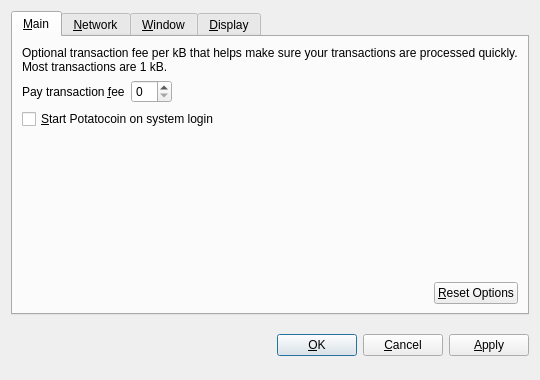
<?xml version="1.0" encoding="UTF-8"?>
<ui version="4.0">
 <class>OptionsDialog</class>
 <widget class="QDialog" name="OptionsDialog">
  <property name="geometry">
   <rect>
    <x>0</x>
    <y>0</y>
    <width>540</width>
    <height>380</height>
   </rect>
  </property>
  <property name="windowTitle">
   <string>Options</string>
  </property>
  <property name="modal">
   <bool>true</bool>
  </property>
  <layout class="QVBoxLayout" name="verticalLayout">
   <item>
    <widget class="QTabWidget" name="tabWidget">
     <property name="tabPosition">
      <enum>QTabWidget::North</enum>
     </property>
     <property name="currentIndex">
      <number>0</number>
     </property>
     <widget class="QWidget" name="tabMain">
      <attribute name="title">
       <string>&amp;Main</string>
      </attribute>
      <layout class="QVBoxLayout" name="verticalLayout_Main">
       <item>
        <widget class="QLabel" name="transactionFeeInfoLabel">
         <property name="text">
          <string>Optional transaction fee per kB that helps make sure your transactions are processed quickly. Most transactions are 1 kB.</string>
         </property>
         <property name="textFormat">
          <enum>Qt::PlainText</enum>
         </property>
         <property name="wordWrap">
          <bool>true</bool>
         </property>
        </widget>
       </item>
       <item>
        <layout class="QHBoxLayout" name="horizontalLayout_1_Main">
         <item>
          <widget class="QLabel" name="transactionFeeLabel">
           <property name="text">
            <string>Pay transaction &amp;fee</string>
           </property>
           <property name="textFormat">
            <enum>Qt::PlainText</enum>
           </property>
           <property name="buddy">
            <cstring>transactionFee</cstring>
           </property>
          </widget>
         </item>
         <item>
          <widget class="BitcoinAmountField" name="transactionFee"/>
         </item>
         <item>
          <spacer name="horizontalSpacer_1_Main">
           <property name="orientation">
            <enum>Qt::Horizontal</enum>
           </property>
           <property name="sizeHint" stdset="0">
            <size>
             <width>40</width>
             <height>20</height>
            </size>
           </property>
          </spacer>
         </item>
        </layout>
       </item>
       <item>
        <widget class="QCheckBox" name="bitcoinAtStartup">
         <property name="toolTip">
          <string>Automatically start Potatocoin after logging in to the system.</string>
         </property>
         <property name="text">
          <string>&amp;Start Potatocoin on system login</string>
         </property>
        </widget>
       </item>
       <item>
        <spacer name="verticalSpacer_Main">
         <property name="orientation">
          <enum>Qt::Vertical</enum>
         </property>
         <property name="sizeHint" stdset="0">
          <size>
           <width>20</width>
           <height>40</height>
          </size>
         </property>
        </spacer>
       </item>
       <item>
        <layout class="QHBoxLayout" name="horizontalLayout_2_Main">
         <item>
          <spacer name="horizontalSpacer_2_Main">
           <property name="orientation">
            <enum>Qt::Horizontal</enum>
           </property>
           <property name="sizeHint" stdset="0">
            <size>
             <width>40</width>
             <height>20</height>
            </size>
           </property>
          </spacer>
         </item>
         <item>
          <widget class="QPushButton" name="resetButton">
           <property name="toolTip">
            <string>Reset all client options to default.</string>
           </property>
           <property name="text">
            <string>&amp;Reset Options</string>
           </property>
           <property name="autoDefault">
            <bool>false</bool>
           </property>
          </widget>
         </item>
        </layout>
       </item>
      </layout>
     </widget>
     <widget class="QWidget" name="tabNetwork">
      <attribute name="title">
       <string>&amp;Network</string>
      </attribute>
      <layout class="QVBoxLayout" name="verticalLayout_Network">
       <item>
        <widget class="QCheckBox" name="mapPortUpnp">
         <property name="toolTip">
          <string>Automatically open the Potatocoin client port on the router. This only works when your router supports UPnP and it is enabled.</string>
         </property>
         <property name="text">
          <string>Map port using &amp;UPnP</string>
         </property>
        </widget>
       </item>
       <item>
        <widget class="QCheckBox" name="connectSocks">
         <property name="toolTip">
          <string>Connect to the Potatocoin network through a SOCKS proxy (e.g. when connecting through Tor).</string>
         </property>
         <property name="text">
          <string>&amp;Connect through SOCKS proxy:</string>
         </property>
        </widget>
       </item>
       <item>
        <layout class="QHBoxLayout" name="horizontalLayout_Network">
         <item>
          <widget class="QLabel" name="proxyIpLabel">
           <property name="text">
            <string>Proxy &amp;IP:</string>
           </property>
           <property name="textFormat">
            <enum>Qt::PlainText</enum>
           </property>
           <property name="buddy">
            <cstring>proxyIp</cstring>
           </property>
          </widget>
         </item>
         <item>
          <widget class="QValidatedLineEdit" name="proxyIp">
           <property name="maximumSize">
            <size>
             <width>140</width>
             <height>16777215</height>
            </size>
           </property>
           <property name="toolTip">
            <string>IP address of the proxy (e.g. 127.0.0.1)</string>
           </property>
          </widget>
         </item>
         <item>
          <widget class="QLabel" name="proxyPortLabel">
           <property name="text">
            <string>&amp;Port:</string>
           </property>
           <property name="textFormat">
            <enum>Qt::PlainText</enum>
           </property>
           <property name="buddy">
            <cstring>proxyPort</cstring>
           </property>
          </widget>
         </item>
         <item>
          <widget class="QLineEdit" name="proxyPort">
           <property name="maximumSize">
            <size>
             <width>55</width>
             <height>16777215</height>
            </size>
           </property>
           <property name="toolTip">
            <string>Port of the proxy (e.g. 9050)</string>
           </property>
          </widget>
         </item>
         <item>
          <widget class="QLabel" name="socksVersionLabel">
           <property name="text">
            <string>SOCKS &amp;Version:</string>
           </property>
           <property name="textFormat">
            <enum>Qt::PlainText</enum>
           </property>
           <property name="buddy">
            <cstring>socksVersion</cstring>
           </property>
          </widget>
         </item>
         <item>
          <widget class="QValueComboBox" name="socksVersion">
           <property name="toolTip">
            <string>SOCKS version of the proxy (e.g. 5)</string>
           </property>
          </widget>
         </item>
         <item>
          <spacer name="horizontalSpacer_Network">
           <property name="orientation">
            <enum>Qt::Horizontal</enum>
           </property>
           <property name="sizeHint" stdset="0">
            <size>
             <width>40</width>
             <height>20</height>
            </size>
           </property>
          </spacer>
         </item>
        </layout>
       </item>
       <item>
        <spacer name="verticalSpacer_Network">
         <property name="orientation">
          <enum>Qt::Vertical</enum>
         </property>
         <property name="sizeHint" stdset="0">
          <size>
           <width>20</width>
           <height>40</height>
          </size>
         </property>
        </spacer>
       </item>
      </layout>
     </widget>
     <widget class="QWidget" name="tabWindow">
      <attribute name="title">
       <string>&amp;Window</string>
      </attribute>
      <layout class="QVBoxLayout" name="verticalLayout_Window">
       <item>
        <widget class="QCheckBox" name="minimizeToTray">
         <property name="toolTip">
          <string>Show only a tray icon after minimizing the window.</string>
         </property>
         <property name="text">
          <string>&amp;Minimize to the tray instead of the taskbar</string>
         </property>
        </widget>
       </item>
       <item>
        <widget class="QCheckBox" name="minimizeOnClose">
         <property name="toolTip">
          <string>Minimize instead of exit the application when the window is closed. When this option is enabled, the application will be closed only after selecting Quit in the menu.</string>
         </property>
         <property name="text">
          <string>M&amp;inimize on close</string>
         </property>
        </widget>
       </item>
       <item>
        <spacer name="verticalSpacer_Window">
         <property name="orientation">
          <enum>Qt::Vertical</enum>
         </property>
         <property name="sizeHint" stdset="0">
          <size>
           <width>20</width>
           <height>40</height>
          </size>
         </property>
        </spacer>
       </item>
      </layout>
     </widget>
     <widget class="QWidget" name="tabDisplay">
      <attribute name="title">
       <string>&amp;Display</string>
      </attribute>
      <layout class="QVBoxLayout" name="verticalLayout_Display">
       <item>
        <layout class="QHBoxLayout" name="horizontalLayout_1_Display">
         <item>
          <widget class="QLabel" name="langLabel">
           <property name="text">
            <string>User Interface &amp;language:</string>
           </property>
           <property name="textFormat">
            <enum>Qt::PlainText</enum>
           </property>
           <property name="buddy">
            <cstring>lang</cstring>
           </property>
          </widget>
         </item>
         <item>
          <widget class="QValueComboBox" name="lang">
           <property name="toolTip">
            <string>The user interface language can be set here. This setting will take effect after restarting Potatocoin.</string>
           </property>
          </widget>
         </item>
        </layout>
       </item>
       <item>
        <layout class="QHBoxLayout" name="horizontalLayout_2_Display">
         <item>
          <widget class="QLabel" name="unitLabel">
           <property name="text">
            <string>&amp;Unit to show amounts in:</string>
           </property>
           <property name="textFormat">
            <enum>Qt::PlainText</enum>
           </property>
           <property name="buddy">
            <cstring>unit</cstring>
           </property>
          </widget>
         </item>
         <item>
          <widget class="QValueComboBox" name="unit">
           <property name="toolTip">
            <string>Choose the default subdivision unit to show in the interface and when sending coins.</string>
           </property>
          </widget>
         </item>
        </layout>
       </item>
       <item>
        <widget class="QCheckBox" name="displayAddresses">
         <property name="toolTip">
          <string>Whether to show Potatocoin addresses in the transaction list or not.</string>
         </property>
         <property name="text">
          <string>&amp;Display addresses in transaction list</string>
         </property>
        </widget>
       </item>
       <item>
        <widget class="QCheckBox" name="coinControlFeatures">
         <property name="toolTip">
          <string>Whether to show coin control features or not.</string>
         </property>
         <property name="text">
          <string>Display coin &amp;control features (experts only!)</string>
         </property>
        </widget>
       </item>
       <item>
        <spacer name="verticalSpacer_Display">
         <property name="orientation">
          <enum>Qt::Vertical</enum>
         </property>
         <property name="sizeHint" stdset="0">
          <size>
           <width>20</width>
           <height>40</height>
          </size>
         </property>
        </spacer>
       </item>
      </layout>
     </widget>
    </widget>
   </item>
   <item>
    <layout class="QHBoxLayout" name="horizontalLayout_Buttons">
     <item>
      <spacer name="horizontalSpacer_1">
       <property name="orientation">
        <enum>Qt::Horizontal</enum>
       </property>
       <property name="sizeHint" stdset="0">
        <size>
         <width>40</width>
         <height>48</height>
        </size>
       </property>
      </spacer>
     </item>
     <item>
      <widget class="QLabel" name="statusLabel">
       <property name="font">
        <font>
         <weight>75</weight>
         <bold>true</bold>
        </font>
       </property>
       <property name="text">
        <string/>
       </property>
       <property name="textFormat">
        <enum>Qt::PlainText</enum>
       </property>
       <property name="wordWrap">
        <bool>true</bool>
       </property>
      </widget>
     </item>
     <item>
      <spacer name="horizontalSpacer_2">
       <property name="orientation">
        <enum>Qt::Horizontal</enum>
       </property>
       <property name="sizeHint" stdset="0">
        <size>
         <width>40</width>
         <height>48</height>
        </size>
       </property>
      </spacer>
     </item>
     <item>
      <widget class="QPushButton" name="okButton">
       <property name="text">
        <string>&amp;OK</string>
       </property>
      </widget>
     </item>
     <item>
      <widget class="QPushButton" name="cancelButton">
       <property name="text">
        <string>&amp;Cancel</string>
       </property>
       <property name="autoDefault">
        <bool>false</bool>
       </property>
      </widget>
     </item>
     <item>
      <widget class="QPushButton" name="applyButton">
       <property name="text">
        <string>&amp;Apply</string>
       </property>
       <property name="autoDefault">
        <bool>false</bool>
       </property>
      </widget>
     </item>
    </layout>
   </item>
  </layout>
 </widget>
 <customwidgets>
  <customwidget>
   <class>BitcoinAmountField</class>
   <extends>QSpinBox</extends>
   <header>bitcoinamountfield.h</header>
  </customwidget>
  <customwidget>
   <class>QValueComboBox</class>
   <extends>QComboBox</extends>
   <header>qvaluecombobox.h</header>
  </customwidget>
  <customwidget>
   <class>QValidatedLineEdit</class>
   <extends>QLineEdit</extends>
   <header>qvalidatedlineedit.h</header>
  </customwidget>
 </customwidgets>
 <resources/>
 <connections/>
</ui>
